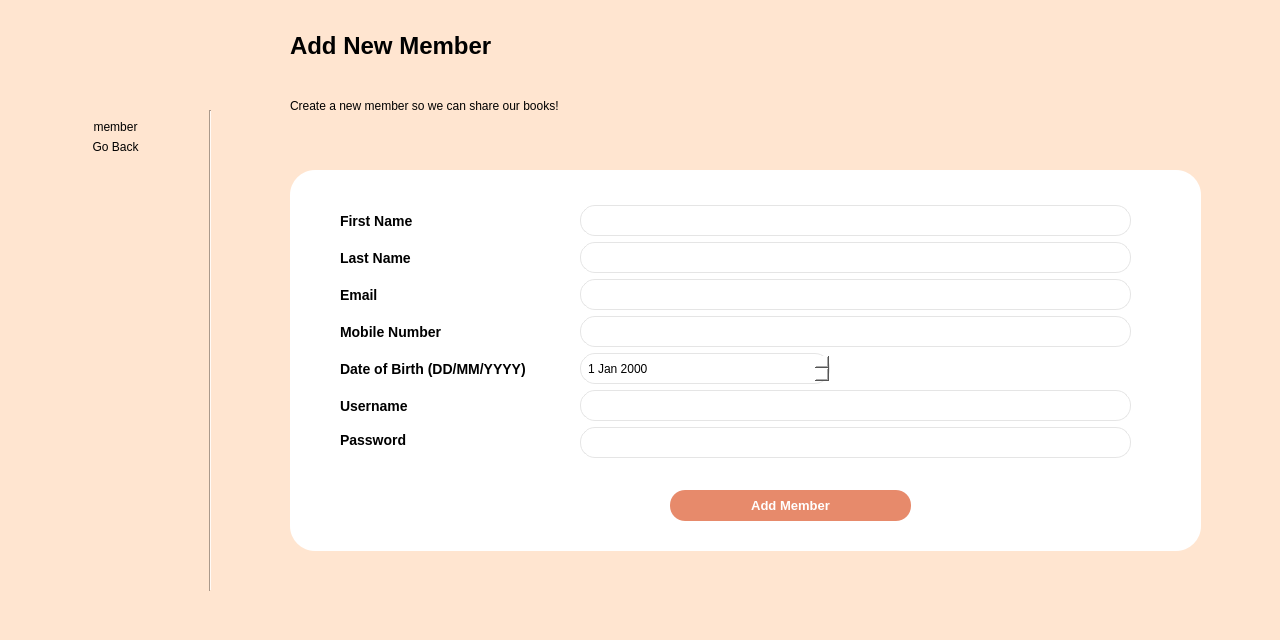
<?xml version="1.0" encoding="UTF-8"?>
<ui version="4.0">
 <class>adminAddMember</class>
 <widget class="QMainWindow" name="adminAddMember">
  <property name="geometry">
   <rect>
    <x>0</x>
    <y>0</y>
    <width>1280</width>
    <height>640</height>
   </rect>
  </property>
  <property name="windowTitle">
   <string>MainWindow</string>
  </property>
  <property name="styleSheet">
   <string notr="true">/* Change Background Color */
QMainWindow{
	background: #FFE5D0;
}</string>
  </property>
  <widget class="QWidget" name="centralwidget">
   <property name="styleSheet">
    <string notr="true">/* Change Background Color */
QWidget{
	background: #FFE5D0;
	font-family: &quot;Montserrat&quot;;
}</string>
   </property>
   <widget class="QLabel" name="logoImage">
    <property name="geometry">
     <rect>
      <x>10</x>
      <y>20</y>
      <width>221</width>
      <height>71</height>
     </rect>
    </property>
    <property name="text">
     <string/>
    </property>
    <property name="pixmap">
     <pixmap resource="resources.qrc">:/resources/images/bblLogo.png</pixmap>
    </property>
   </widget>
   <widget class="QLabel" name="pageTitle">
    <property name="geometry">
     <rect>
      <x>290</x>
      <y>20</y>
      <width>331</width>
      <height>51</height>
     </rect>
    </property>
    <property name="styleSheet">
     <string notr="true">QLabel{
	font-size: 24px;
	font-weight: bold;
}</string>
    </property>
    <property name="text">
     <string>Add New Member</string>
    </property>
   </widget>
   <widget class="QLabel" name="pageDesc">
    <property name="geometry">
     <rect>
      <x>290</x>
      <y>80</y>
      <width>511</width>
      <height>51</height>
     </rect>
    </property>
    <property name="text">
     <string>Create a new member so we can share our books!</string>
    </property>
   </widget>
   <widget class="QGroupBox" name="groupBox">
    <property name="geometry">
     <rect>
      <x>290</x>
      <y>170</y>
      <width>911</width>
      <height>381</height>
     </rect>
    </property>
    <property name="styleSheet">
     <string notr="true">QGroupBox{
	border-radius: 25px;
	background: rgb(255, 255, 255);
}

/*QLineEdit{
	background:rgb(255, 229, 208);
	border-radius: 15px;
}*/

QLabel{
	background: rgb(255, 255, 255);
	font-size: 14px;
	font-weight: bold;

}

QLineEdit {
	background:rgb(255, 229, 208);
	border: 1px solid;
	border-radius: 15px;
	border-color: #e5e5e5;
	background-color: palette(base);
	padding: 0px 5px;
}

QDateEdit{
	background:rgb(255, 229, 208);
	border: 1px solid;
	border-radius: 15px;
	border-color: #e5e5e5;
	background-color: palette(base);
	padding: 0px 5px;
}

QFormLayout{
	color: rgb(255, 255, 255);
}


QPushButton {
	border-radius: 15px; 
	font-size: 13px;
}
</string>
    </property>
    <property name="title">
     <string/>
    </property>
    <widget class="QPushButton" name="addMember">
     <property name="geometry">
      <rect>
       <x>380</x>
       <y>320</y>
       <width>241</width>
       <height>31</height>
      </rect>
     </property>
     <property name="styleSheet">
      <string notr="true">QPushButton {
/*background-color: palette(base);*/
background-color: #E78A6B;
color:  #fff;
font-weight: 500;
}

QPushButton:hover {
background-color: rgba(231, 138, 107, 0.8);
}</string>
     </property>
     <property name="text">
      <string>Add Member</string>
     </property>
    </widget>
    <widget class="QLabel" name="label_5">
     <property name="geometry">
      <rect>
       <x>50</x>
       <y>72</y>
       <width>111</width>
       <height>31</height>
      </rect>
     </property>
     <property name="text">
      <string>Last Name</string>
     </property>
    </widget>
    <widget class="QLabel" name="label_13">
     <property name="geometry">
      <rect>
       <x>50</x>
       <y>109</y>
       <width>111</width>
       <height>31</height>
      </rect>
     </property>
     <property name="text">
      <string>Email</string>
     </property>
    </widget>
    <widget class="QLabel" name="label_16">
     <property name="geometry">
      <rect>
       <x>50</x>
       <y>254</y>
       <width>141</width>
       <height>31</height>
      </rect>
     </property>
     <property name="sizePolicy">
      <sizepolicy hsizetype="Preferred" vsizetype="Preferred">
       <horstretch>0</horstretch>
       <verstretch>0</verstretch>
      </sizepolicy>
     </property>
     <property name="minimumSize">
      <size>
       <width>0</width>
       <height>0</height>
      </size>
     </property>
     <property name="maximumSize">
      <size>
       <width>16777185</width>
       <height>16777215</height>
      </size>
     </property>
     <property name="text">
      <string>Password</string>
     </property>
    </widget>
    <widget class="QLineEdit" name="usernameLineEdit">
     <property name="enabled">
      <bool>false</bool>
     </property>
     <property name="geometry">
      <rect>
       <x>290</x>
       <y>220</y>
       <width>551</width>
       <height>31</height>
      </rect>
     </property>
     <property name="sizePolicy">
      <sizepolicy hsizetype="Preferred" vsizetype="Preferred">
       <horstretch>0</horstretch>
       <verstretch>0</verstretch>
      </sizepolicy>
     </property>
     <property name="minimumSize">
      <size>
       <width>0</width>
       <height>31</height>
      </size>
     </property>
     <property name="maximumSize">
      <size>
       <width>16777215</width>
       <height>0</height>
      </size>
     </property>
    </widget>
    <widget class="QLabel" name="label_4">
     <property name="geometry">
      <rect>
       <x>50</x>
       <y>35</y>
       <width>111</width>
       <height>31</height>
      </rect>
     </property>
     <property name="styleSheet">
      <string notr="true"/>
     </property>
     <property name="text">
      <string>First Name</string>
     </property>
    </widget>
    <widget class="QLineEdit" name="emailLineEdit">
     <property name="geometry">
      <rect>
       <x>290</x>
       <y>109</y>
       <width>551</width>
       <height>31</height>
      </rect>
     </property>
     <property name="minimumSize">
      <size>
       <width>0</width>
       <height>31</height>
      </size>
     </property>
    </widget>
    <widget class="QLineEdit" name="firstNameLineEdit">
     <property name="geometry">
      <rect>
       <x>290</x>
       <y>35</y>
       <width>551</width>
       <height>31</height>
      </rect>
     </property>
     <property name="minimumSize">
      <size>
       <width>0</width>
       <height>31</height>
      </size>
     </property>
     <property name="text">
      <string/>
     </property>
    </widget>
    <widget class="QLineEdit" name="passwordLineEdit">
     <property name="geometry">
      <rect>
       <x>290</x>
       <y>257</y>
       <width>551</width>
       <height>31</height>
      </rect>
     </property>
     <property name="sizePolicy">
      <sizepolicy hsizetype="Preferred" vsizetype="Preferred">
       <horstretch>0</horstretch>
       <verstretch>0</verstretch>
      </sizepolicy>
     </property>
     <property name="minimumSize">
      <size>
       <width>0</width>
       <height>31</height>
      </size>
     </property>
     <property name="maximumSize">
      <size>
       <width>16777215</width>
       <height>0</height>
      </size>
     </property>
     <property name="styleSheet">
      <string notr="true">QLineEdit {
	padding: 5px;
}</string>
     </property>
     <property name="alignment">
      <set>Qt::AlignLeading|Qt::AlignLeft|Qt::AlignTop</set>
     </property>
    </widget>
    <widget class="QLineEdit" name="mobileNumLineEdit">
     <property name="geometry">
      <rect>
       <x>290</x>
       <y>146</y>
       <width>551</width>
       <height>31</height>
      </rect>
     </property>
     <property name="minimumSize">
      <size>
       <width>0</width>
       <height>31</height>
      </size>
     </property>
     <property name="maximumSize">
      <size>
       <width>16777215</width>
       <height>16777215</height>
      </size>
     </property>
     <property name="baseSize">
      <size>
       <width>0</width>
       <height>31</height>
      </size>
     </property>
     <property name="text">
      <string/>
     </property>
    </widget>
    <widget class="QLineEdit" name="lastNameLineEdit">
     <property name="geometry">
      <rect>
       <x>290</x>
       <y>72</y>
       <width>551</width>
       <height>31</height>
      </rect>
     </property>
     <property name="minimumSize">
      <size>
       <width>0</width>
       <height>31</height>
      </size>
     </property>
    </widget>
    <widget class="QDateEdit" name="dateEdit">
     <property name="geometry">
      <rect>
       <x>290</x>
       <y>183</y>
       <width>250</width>
       <height>31</height>
      </rect>
     </property>
     <property name="minimumSize">
      <size>
       <width>0</width>
       <height>31</height>
      </size>
     </property>
     <property name="maximumSize">
      <size>
       <width>16777215</width>
       <height>0</height>
      </size>
     </property>
    </widget>
    <widget class="QLabel" name="label_20">
     <property name="geometry">
      <rect>
       <x>50</x>
       <y>183</y>
       <width>211</width>
       <height>31</height>
      </rect>
     </property>
     <property name="sizePolicy">
      <sizepolicy hsizetype="Preferred" vsizetype="Preferred">
       <horstretch>0</horstretch>
       <verstretch>0</verstretch>
      </sizepolicy>
     </property>
     <property name="minimumSize">
      <size>
       <width>0</width>
       <height>0</height>
      </size>
     </property>
     <property name="maximumSize">
      <size>
       <width>16777185</width>
       <height>16777215</height>
      </size>
     </property>
     <property name="text">
      <string>Date of Birth (DD/MM/YYYY)</string>
     </property>
    </widget>
    <widget class="QLabel" name="label_21">
     <property name="geometry">
      <rect>
       <x>50</x>
       <y>220</y>
       <width>141</width>
       <height>31</height>
      </rect>
     </property>
     <property name="sizePolicy">
      <sizepolicy hsizetype="Preferred" vsizetype="Preferred">
       <horstretch>0</horstretch>
       <verstretch>0</verstretch>
      </sizepolicy>
     </property>
     <property name="minimumSize">
      <size>
       <width>0</width>
       <height>0</height>
      </size>
     </property>
     <property name="maximumSize">
      <size>
       <width>16777185</width>
       <height>16777215</height>
      </size>
     </property>
     <property name="text">
      <string>Username</string>
     </property>
    </widget>
    <widget class="QLabel" name="label">
     <property name="geometry">
      <rect>
       <x>50</x>
       <y>146</y>
       <width>161</width>
       <height>31</height>
      </rect>
     </property>
     <property name="text">
      <string>Mobile Number</string>
     </property>
    </widget>
   </widget>
   <widget class="Line" name="line">
    <property name="geometry">
     <rect>
      <x>200</x>
      <y>110</y>
      <width>21</width>
      <height>481</height>
     </rect>
    </property>
    <property name="styleSheet">
     <string notr="true">Line{
	color:rgb(221, 46, 68);
}</string>
    </property>
    <property name="orientation">
     <enum>Qt::Vertical</enum>
    </property>
   </widget>
   <widget class="QWidget" name="layoutWidget">
    <property name="geometry">
     <rect>
      <x>20</x>
      <y>120</y>
      <width>191</width>
      <height>471</height>
     </rect>
    </property>
    <layout class="QVBoxLayout" name="verticalLayout">
     <item>
      <widget class="QLabel" name="memberIcon">
       <property name="text">
        <string>member</string>
       </property>
       <property name="alignment">
        <set>Qt::AlignCenter</set>
       </property>
      </widget>
     </item>
     <item>
      <widget class="QPushButton" name="memberBtn">
       <property name="styleSheet">
        <string notr="true">QPushButton{
	border-radius:15px;
	font: 14px &quot;Montserrat&quot;;
}

QPushButton:hover {
	text-decoration: underline;
}</string>
       </property>
       <property name="text">
        <string>Go Back</string>
       </property>
      </widget>
     </item>
     <item>
      <spacer name="verticalSpacer">
       <property name="orientation">
        <enum>Qt::Vertical</enum>
       </property>
       <property name="sizeHint" stdset="0">
        <size>
         <width>20</width>
         <height>40</height>
        </size>
       </property>
      </spacer>
     </item>
    </layout>
   </widget>
   <zorder>layoutWidget</zorder>
   <zorder>logoImage</zorder>
   <zorder>pageTitle</zorder>
   <zorder>pageDesc</zorder>
   <zorder>groupBox</zorder>
   <zorder>line</zorder>
  </widget>
  <widget class="QMenuBar" name="menubar">
   <property name="geometry">
    <rect>
     <x>0</x>
     <y>0</y>
     <width>1280</width>
     <height>21</height>
    </rect>
   </property>
  </widget>
 </widget>
 <resources>
  <include location="resources.qrc"/>
 </resources>
 <connections/>
</ui>
